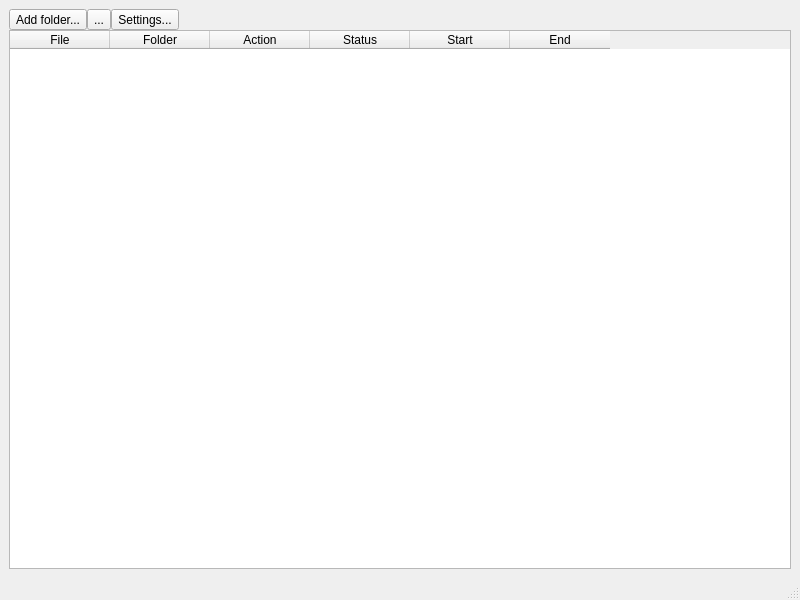
<?xml version="1.0" encoding="UTF-8"?>
<ui version="4.0">
 <class>MainWindow</class>
 <widget class="QMainWindow" name="MainWindow">
  <property name="geometry">
   <rect>
    <x>0</x>
    <y>0</y>
    <width>800</width>
    <height>600</height>
   </rect>
  </property>
  <property name="windowTitle">
   <string>Hotfolder client 0.1</string>
  </property>
  <property name="windowIcon">
   <iconset>
    <normaloff>../icon.png</normaloff>../icon.png</iconset>
  </property>
  <widget class="QWidget" name="centralwidget">
   <layout class="QVBoxLayout" name="verticalLayout_2">
    <item>
     <layout class="QVBoxLayout" name="verticalLayout">
      <property name="spacing">
       <number>0</number>
      </property>
      <property name="sizeConstraint">
       <enum>QLayout::SetMinimumSize</enum>
      </property>
      <item>
       <layout class="QHBoxLayout" name="horizontalLayout">
        <item>
         <widget class="QToolButton" name="folderButton">
          <property name="text">
           <string>Add folder...</string>
          </property>
          <property name="checkable">
           <bool>false</bool>
          </property>
         </widget>
        </item>
        <item>
         <widget class="QToolButton" name="toolButton">
          <property name="text">
           <string>...</string>
          </property>
         </widget>
        </item>
        <item>
         <widget class="QToolButton" name="settingsButton">
          <property name="text">
           <string>Settings...</string>
          </property>
         </widget>
        </item>
        <item>
         <spacer name="horizontalSpacer">
          <property name="orientation">
           <enum>Qt::Horizontal</enum>
          </property>
          <property name="sizeHint" stdset="0">
           <size>
            <width>40</width>
            <height>20</height>
           </size>
          </property>
         </spacer>
        </item>
       </layout>
      </item>
      <item>
       <widget class="QTableWidget" name="tableWidget">
        <property name="rowCount">
         <number>0</number>
        </property>
        <property name="columnCount">
         <number>6</number>
        </property>
        <column>
         <property name="text">
          <string>File</string>
         </property>
        </column>
        <column>
         <property name="text">
          <string>Folder</string>
         </property>
        </column>
        <column>
         <property name="text">
          <string>Action</string>
         </property>
        </column>
        <column>
         <property name="text">
          <string>Status</string>
         </property>
        </column>
        <column>
         <property name="text">
          <string>Start</string>
         </property>
        </column>
        <column>
         <property name="text">
          <string>End</string>
         </property>
        </column>
       </widget>
      </item>
     </layout>
    </item>
   </layout>
  </widget>
  <widget class="QMenuBar" name="menubar">
   <property name="geometry">
    <rect>
     <x>0</x>
     <y>0</y>
     <width>800</width>
     <height>23</height>
    </rect>
   </property>
   <property name="defaultUp">
    <bool>true</bool>
   </property>
  </widget>
  <widget class="QStatusBar" name="statusbar"/>
 </widget>
 <resources/>
 <connections/>
</ui>
